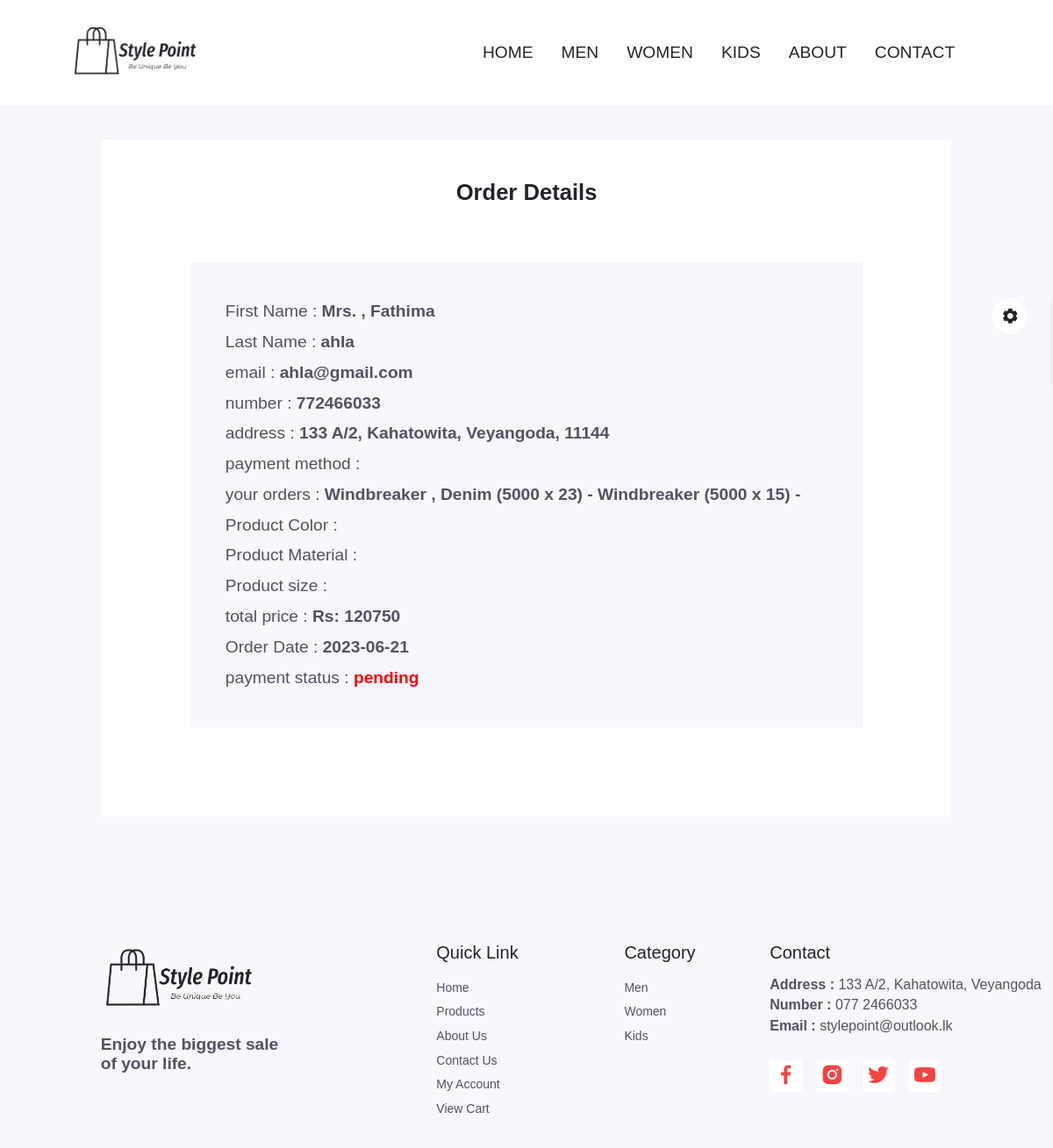
The page /orders.php?order_id=9 (signed in) on the database its author committed.
### tables this page shows
CREATE TABLE `orders` (
  `orders_ID` int(100) NOT NULL,
  `user_id` int(100) NOT NULL,
  `first_Name` varchar(100) NOT NULL,
  `last_Name` varchar(100) NOT NULL,
  `number` int(100) NOT NULL,
  `email` varchar(100) NOT NULL,
  `address` varchar(100) NOT NULL,
  `color` varchar(100) NOT NULL,
  `size` varchar(100) NOT NULL,
  `total_products` varchar(100) NOT NULL,
  `total_price` int(100) NOT NULL,
  `placed_On` date NOT NULL,
  `image` varchar(100) NOT NULL,
  `payment_Status` varchar(100) NOT NULL,
  `pay_Method` varchar(100) NOT NULL
);

### orders.php (the view, shortened to what this page needs)
<?php
include 'components/connect.php';
if(isset($_SESSION['user_id'])){
    $user_id = $_SESSION['user_id'];
}else{
    $user_id = '';
   header('location:home.php');
};
?>
<!DOCTYPE html>
<html lang="en">
    <head>
        <link rel="stylesheet" href="css/swiper-bundle.min.css">
        <link rel="stylesheet" href="css/style.css">
        <link rel="stylesheet" class="js-color-style" href="css/colors/color-1.css">
        <link href="https://cdn.jsdelivr.net/npm/remixicon@3.2.0/fonts/remixicon.css" rel="stylesheet">
        <link href='https://unpkg.com/boxicons@2.1.4/css/boxicons.min.css' rel='stylesheet'>
        <link href="/website/css/uicons-bold-rounded.css" rel="stylesheet">
        <link rel="stylesheet" href="">
    </head>
    <body>
        <?php include 'components/user_header.php'; ?>
        <main class="main">
            <section class="order section container">
                <div class="order__form">
                    <h2 class="Order__title">Order Details</Details></h2>
                    <?php
                        if($user_id == ''){
                            echo '<p class="empty">please login to see your orders</p>';
                        }else{
                            if(isset($_GET['order_id'])) {
                            $update_id = $_GET['order_id'];
                            $select_orders = $conn->prepare("SELECT * FROM `orders` WHERE orders_ID = ?");
                            $select_orders->execute([$update_id]);
                            if($select_orders->rowCount() > 0){
                                while($fetch_orders = $select_orders->fetch(PDO::FETCH_ASSOC)){
                    ?>
                        <div class="order__box">
                            <p>First Name : <span><?= $fetch_orders['first_Name']; ?></span></p>
                            <p>Last Name : <span><?= $fetch_orders['last_Name']; ?></span></p>
                            <p>email : <span><?= $fetch_orders['email']; ?></span></p>
                            <p>number : <span><?= $fetch_orders['number']; ?></span></p>
                            <p>address : <span><?= $fetch_orders['address']; ?></span></p>
                            <p>payment method : <span><?= $fetch_orders['pay_Method']; ?></span></p>
                            <p>your orders : <span><?= $fetch_orders['total_products']; ?></span></p>
                            <p>Product Color : <span><?= $fetch_orders['color']; ?></span></p>
                            <p>Product Material : <span><?= $fetch_orders['material']; ?></span></p>
                            <p>Product size : <span><?= $fetch_orders['size']; ?></span></p>
                            <p>total price : <span>Rs: <?= $fetch_orders['total_price']; ?></span></p>
                            <p>Order Date : <span><?= $fetch_orders['placed_On']; ?></span></p>
                            <p> payment status : <span style="color:<?php if($fetch_orders['payment_Status'] == 'pending'){ echo 'red'; }else{ echo 'green'; }; ?>"><?= $fetch_orders['payment_Status']; ?></span> </p>
                        </div>
                    <?php
                                }
                        }
                        }else{
                            echo '<p class="empty">no orders placed yet!</p>';
                        }
                        }
                ?>
                </div>
            </section>
        </main>
        <?php include 'components/user_footer.php'; ?>
    </body>
</html>

### css/style.css (style rules this page uses)
:root { --header-height: 3.5rem; --hue: 0; --first-color: hsl(var(--hue), 88%, 61%); --first-color-alt: hsl(var(--hue), 88%, 58%); --title-color: hsl(250, 8%, 15%); --text-color: hsl(250, 8%, 35%); --body-color: hsl(250, 60%, 98%); --container-color: #fff; --shadow: hsla(0, 0%, 15%, .1); --scroll-bar-color: hsl(250, 12%, 90%); --scroll-thumb-color: hsl(250, 12%, 80%); --border-color-alt: hsl(113, 13%, 90%); --body-font: 'Roboto Slab', sans-serif; --bigest-font-size: 4rem; --h1-font-size: 2.25rem; --h2-font-size: 1.5rem; --h3-font-size: 1.25rem; --normal-font-size: 1.2rem; --small-font-size: .875rem; --smaller-font-size: .813rem; --font-medium: 500; --font-bold: 600; --mb-0-5: .5rem; --mb-0-75: .75rem; --mb-1: 1rem; --mb-1-5: 1.5rem; --mb-2: 2rem; --mb-2-5: 2.5rem; --mb-3: 3rem; --z-tooltip: 10; --z-fixed: 100; }
* { box-sizing: border-box; margin: 0; padding: 0; }
html { scroll-behavior: smooth; }
body, button, input { font-family: var(--body-font); font-size: var(--normal-font-size); }
body { background-color: var(--body-color); color: var(--text-color); }
h1, h2, h3, h4 { color: var(--title-color); font-weight: var(--font-medium); }
.section { padding: 7rem 0 2rem; }
.container { max-width: 968px; margin-left: auto; margin-right: auto; padding-top: 10rem; }
.order__form { background-color: var(--container-color); padding: 2.3rem; }
.Order__title { font-size: 1.6rem; padding-top: .5rem; text-align: center; font-weight: bold; }
.order__box { background-color: var(--body-color); margin: 4rem; padding: 2.5rem; }
.order__box p { padding-top: .4rem; padding-bottom: .4rem; }
.order__box p span { font-weight: bold; }

### css/colors/color-1.css (style rules this page uses)
:root { --hue: 0; --first-color: hsl(var(--hue), 88%, 61%); --first-color-alt: hsl(var(--hue), 88%, 58%) }

### rows shown on the page
orders: first_Name "Mrs. , Fathima", last_Name "ahla", email "ahla@gmail.com", number "772466033", address "133 A/2, Kahatowita, Veyangoda, 11144", total_products "Windbreaker , Denim (5000 x 23) - Windbreaker (5000 x 15) -", total_price "120750", placed_On "2023-06-21", payment_Status "pending"
